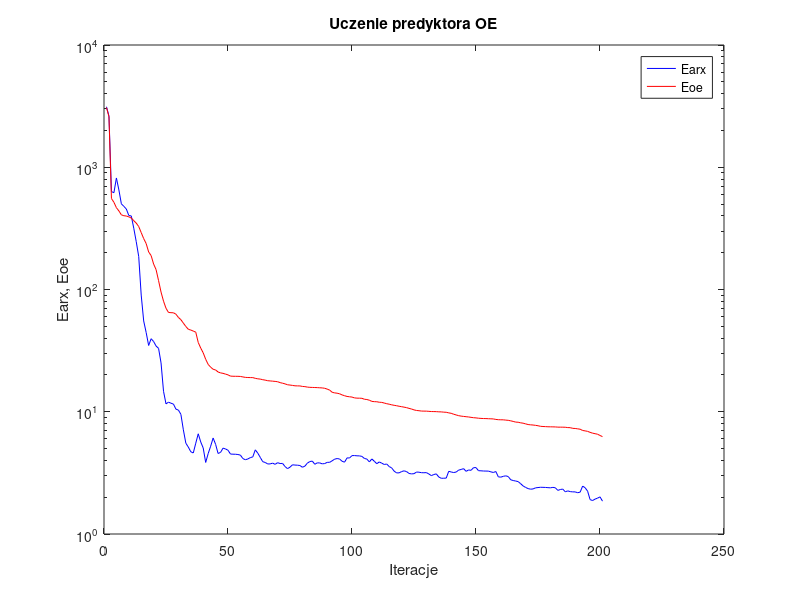
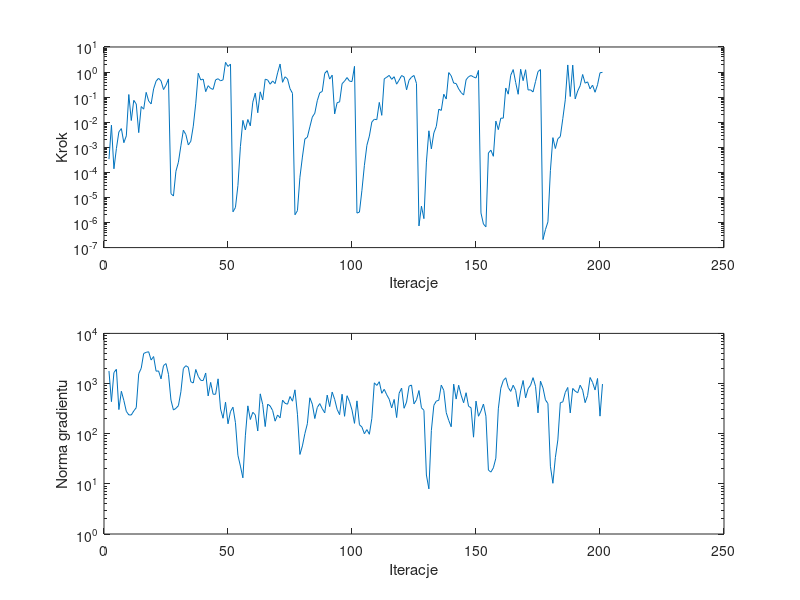

The MATLAB source for these figures, in order:
%uczenie predyktora oe
clear all;
n=0; farx(n+1)=3.126706e+003; foe(n+1)=3.080889e+003; wspucz(n+1)=0.000000e+000; ng(n+1)=0.000000e+000;
%odnowa zmiennej metryki
n=1; farx(n+1)=2.622734e+003; foe(n+1)=2.590997e+003; krok(n+1)=3.369218e-004; ng(n+1)=1.775725e+003;
n=2; farx(n+1)=6.324547e+002; foe(n+1)=5.549684e+002; krok(n+1)=7.632150e-003; ng(n+1)=4.357002e+002;
n=3; farx(n+1)=6.194281e+002; foe(n+1)=5.166127e+002; krok(n+1)=1.389822e-004; ng(n+1)=1.657391e+003;
n=4; farx(n+1)=8.172879e+002; foe(n+1)=4.669492e+002; krok(n+1)=8.931252e-004; ng(n+1)=1.922070e+003;
n=5; farx(n+1)=6.525258e+002; foe(n+1)=4.393870e+002; krok(n+1)=4.126056e-003; ng(n+1)=3.027093e+002;
n=6; farx(n+1)=5.022064e+002; foe(n+1)=4.081135e+002; krok(n+1)=5.557598e-003; ng(n+1)=7.022001e+002;
n=7; farx(n+1)=4.788989e+002; foe(n+1)=4.015168e+002; krok(n+1)=1.524981e-003; ng(n+1)=4.603899e+002;
n=8; farx(n+1)=4.554249e+002; foe(n+1)=3.990507e+002; krok(n+1)=2.855545e-003; ng(n+1)=2.790678e+002;
n=9; farx(n+1)=4.032113e+002; foe(n+1)=3.929615e+002; krok(n+1)=1.271551e-001; ng(n+1)=2.372970e+002;
n=10; farx(n+1)=3.997151e+002; foe(n+1)=3.842716e+002; krok(n+1)=1.167289e-002; ng(n+1)=2.359657e+002;
n=11; farx(n+1)=3.172275e+002; foe(n+1)=3.655941e+002; krok(n+1)=7.445763e-002; ng(n+1)=2.840021e+002;
n=12; farx(n+1)=2.461570e+002; foe(n+1)=3.493772e+002; krok(n+1)=5.335388e-002; ng(n+1)=3.303087e+002;
n=13; farx(n+1)=1.859851e+002; foe(n+1)=3.272986e+002; krok(n+1)=3.846158e-003; ng(n+1)=1.574217e+003;
n=14; farx(n+1)=9.003193e+001; foe(n+1)=2.922226e+002; krok(n+1)=4.226396e-002; ng(n+1)=2.008119e+003;
n=15; farx(n+1)=5.530168e+001; foe(n+1)=2.608410e+002; krok(n+1)=3.320390e-002; ng(n+1)=3.982889e+003;
n=16; farx(n+1)=4.448284e+001; foe(n+1)=2.376061e+002; krok(n+1)=1.551821e-001; ng(n+1)=4.185610e+003;
n=17; farx(n+1)=3.485032e+001; foe(n+1)=2.028442e+002; krok(n+1)=7.039776e-002; ng(n+1)=4.307635e+003;
n=18; farx(n+1)=3.958445e+001; foe(n+1)=1.894370e+002; krok(n+1)=5.360061e-002; ng(n+1)=2.947300e+003;
n=19; farx(n+1)=3.754068e+001; foe(n+1)=1.616583e+002; krok(n+1)=2.134155e-001; ng(n+1)=3.454199e+003;
n=20; farx(n+1)=3.449180e+001; foe(n+1)=1.453977e+002; krok(n+1)=4.329486e-001; ng(n+1)=1.764496e+003;
n=21; farx(n+1)=3.300985e+001; foe(n+1)=1.181890e+002; krok(n+1)=5.642809e-001; ng(n+1)=1.783476e+003;
n=22; farx(n+1)=2.510194e+001; foe(n+1)=9.519795e+001; krok(n+1)=4.461084e-001; ng(n+1)=1.240541e+003;
n=23; farx(n+1)=1.470077e+001; foe(n+1)=8.029338e+001; krok(n+1)=2.006794e-001; ng(n+1)=2.278186e+003;
n=24; farx(n+1)=1.159959e+001; foe(n+1)=7.023578e+001; krok(n+1)=2.978305e-001; ng(n+1)=2.501821e+003;
n=25; farx(n+1)=1.198379e+001; foe(n+1)=6.493088e+001; krok(n+1)=5.327344e-001; ng(n+1)=1.527843e+003;
%odnowa zmiennej metryki
n=26; farx(n+1)=1.174507e+001; foe(n+1)=6.462170e+001; krok(n+1)=1.414532e-005; ng(n+1)=4.685040e+002;
n=27; farx(n+1)=1.155574e+001; foe(n+1)=6.451147e+001; krok(n+1)=1.138585e-005; ng(n+1)=2.962790e+002;
n=28; farx(n+1)=1.050322e+001; foe(n+1)=6.280487e+001; krok(n+1)=1.107642e-004; ng(n+1)=3.205655e+002;
n=29; farx(n+1)=1.032096e+001; foe(n+1)=5.911066e+001; krok(n+1)=2.540827e-004; ng(n+1)=3.618169e+002;
n=30; farx(n+1)=9.530273e+000; foe(n+1)=5.665229e+001; krok(n+1)=1.146661e-003; ng(n+1)=6.849215e+002;
n=31; farx(n+1)=7.112777e+000; foe(n+1)=5.307611e+001; krok(n+1)=4.801295e-003; ng(n+1)=1.992305e+003;
n=32; farx(n+1)=5.529795e+000; foe(n+1)=4.982717e+001; krok(n+1)=3.225080e-003; ng(n+1)=2.267436e+003;
n=33; farx(n+1)=5.140734e+000; foe(n+1)=4.727928e+001; krok(n+1)=1.242471e-003; ng(n+1)=2.112396e+003;
n=34; farx(n+1)=4.704107e+000; foe(n+1)=4.657815e+001; krok(n+1)=1.742611e-003; ng(n+1)=1.086937e+003;
n=35; farx(n+1)=4.602340e+000; foe(n+1)=4.572615e+001; krok(n+1)=6.970444e-003; ng(n+1)=1.025646e+003;
n=36; farx(n+1)=5.530814e+000; foe(n+1)=4.474991e+001; krok(n+1)=5.730945e-002; ng(n+1)=1.908453e+003;
n=37; farx(n+1)=6.603084e+000; foe(n+1)=3.685954e+001; krok(n+1)=8.922448e-001; ng(n+1)=1.393245e+003;
n=38; farx(n+1)=5.664426e+000; foe(n+1)=3.317510e+001; krok(n+1)=4.836593e-001; ng(n+1)=1.158740e+003;
n=39; farx(n+1)=5.054361e+000; foe(n+1)=3.033680e+001; krok(n+1)=5.242150e-001; ng(n+1)=1.149043e+003;
n=40; farx(n+1)=3.849494e+000; foe(n+1)=2.687345e+001; krok(n+1)=1.655578e-001; ng(n+1)=1.621638e+003;
n=41; farx(n+1)=4.545758e+000; foe(n+1)=2.439662e+001; krok(n+1)=2.863617e-001; ng(n+1)=5.663622e+002;
n=42; farx(n+1)=5.223423e+000; foe(n+1)=2.317328e+001; krok(n+1)=2.223238e-001; ng(n+1)=1.055142e+003;
n=43; farx(n+1)=6.098224e+000; foe(n+1)=2.225843e+001; krok(n+1)=2.044970e-001; ng(n+1)=6.119152e+002;
n=44; farx(n+1)=5.415729e+000; foe(n+1)=2.197024e+001; krok(n+1)=4.884576e-001; ng(n+1)=6.118515e+002;
n=45; farx(n+1)=4.555644e+000; foe(n+1)=2.114916e+001; krok(n+1)=5.422916e-001; ng(n+1)=1.241476e+003;
n=46; farx(n+1)=4.653101e+000; foe(n+1)=2.079568e+001; krok(n+1)=4.478955e-001; ng(n+1)=3.100510e+002;
n=47; farx(n+1)=5.040705e+000; foe(n+1)=2.061280e+001; krok(n+1)=4.887823e-001; ng(n+1)=2.032680e+002;
n=48; farx(n+1)=4.962249e+000; foe(n+1)=2.031870e+001; krok(n+1)=2.440554e+000; ng(n+1)=4.250898e+002;
n=49; farx(n+1)=4.843524e+000; foe(n+1)=2.003655e+001; krok(n+1)=1.675028e+000; ng(n+1)=1.575034e+002;
n=50; farx(n+1)=4.509146e+000; foe(n+1)=1.956576e+001; krok(n+1)=2.074393e+000; ng(n+1)=2.761464e+002;
%odnowa zmiennej metryki
n=51; farx(n+1)=4.496561e+000; foe(n+1)=1.951705e+001; krok(n+1)=2.674711e-006; ng(n+1)=3.375945e+002;
n=52; farx(n+1)=4.491719e+000; foe(n+1)=1.949890e+001; krok(n+1)=3.970043e-006; ng(n+1)=1.659410e+002;
n=53; farx(n+1)=4.469292e+000; foe(n+1)=1.949288e+001; krok(n+1)=3.012115e-005; ng(n+1)=3.715556e+001;
n=54; farx(n+1)=4.418845e+000; foe(n+1)=1.944594e+001; krok(n+1)=1.066655e-003; ng(n+1)=2.259048e+001;
n=55; farx(n+1)=4.139800e+000; foe(n+1)=1.926935e+001; krok(n+1)=1.183052e-002; ng(n+1)=1.318982e+001;
n=56; farx(n+1)=4.048717e+000; foe(n+1)=1.910713e+001; krok(n+1)=4.916421e-003; ng(n+1)=9.068338e+001;
n=57; farx(n+1)=4.110909e+000; foe(n+1)=1.905804e+001; krok(n+1)=1.282881e-002; ng(n+1)=3.590855e+002;
n=58; farx(n+1)=4.214668e+000; foe(n+1)=1.903530e+001; krok(n+1)=7.162643e-003; ng(n+1)=1.917672e+002;
n=59; farx(n+1)=4.275961e+000; foe(n+1)=1.902255e+001; krok(n+1)=6.299996e-002; ng(n+1)=2.671323e+002;
n=60; farx(n+1)=4.880428e+000; foe(n+1)=1.876722e+001; krok(n+1)=1.444813e-001; ng(n+1)=2.373807e+002;
n=61; farx(n+1)=4.587839e+000; foe(n+1)=1.859875e+001; krok(n+1)=2.384691e-002; ng(n+1)=1.133133e+002;
n=62; farx(n+1)=4.237581e+000; foe(n+1)=1.849721e+001; krok(n+1)=1.627922e-001; ng(n+1)=6.232087e+002;
n=63; farx(n+1)=3.904561e+000; foe(n+1)=1.829087e+001; krok(n+1)=7.765706e-002; ng(n+1)=3.814128e+002;
n=64; farx(n+1)=3.848315e+000; foe(n+1)=1.814517e+001; krok(n+1)=5.181392e-001; ng(n+1)=1.386956e+002;
n=65; farx(n+1)=3.742548e+000; foe(n+1)=1.794333e+001; krok(n+1)=4.837349e-001; ng(n+1)=3.881892e+002;
n=66; farx(n+1)=3.743488e+000; foe(n+1)=1.787585e+001; krok(n+1)=3.276650e-001; ng(n+1)=3.563860e+002;
n=67; farx(n+1)=3.799252e+000; foe(n+1)=1.779066e+001; krok(n+1)=4.423764e-001; ng(n+1)=2.892661e+002;
n=68; farx(n+1)=3.715016e+000; foe(n+1)=1.771327e+001; krok(n+1)=3.477470e-001; ng(n+1)=1.778083e+002;
n=69; farx(n+1)=3.831142e+000; foe(n+1)=1.760650e+001; krok(n+1)=9.282331e-001; ng(n+1)=2.360932e+002;
n=70; farx(n+1)=3.771777e+000; foe(n+1)=1.731214e+001; krok(n+1)=2.089264e+000; ng(n+1)=2.067370e+002;
n=71; farx(n+1)=3.779100e+000; foe(n+1)=1.711758e+001; krok(n+1)=3.904377e-001; ng(n+1)=4.667583e+002;
n=72; farx(n+1)=3.563634e+000; foe(n+1)=1.690691e+001; krok(n+1)=6.480438e-001; ng(n+1)=4.040586e+002;
n=73; farx(n+1)=3.424456e+000; foe(n+1)=1.662806e+001; krok(n+1)=5.312625e-001; ng(n+1)=3.873107e+002;
n=74; farx(n+1)=3.522056e+000; foe(n+1)=1.653468e+001; krok(n+1)=2.176076e-001; ng(n+1)=5.511869e+002;
n=75; farx(n+1)=3.682100e+000; foe(n+1)=1.642588e+001; krok(n+1)=1.420059e-001; ng(n+1)=4.448133e+002;
%odnowa zmiennej metryki
n=76; farx(n+1)=3.663103e+000; foe(n+1)=1.630088e+001; krok(n+1)=2.041093e-006; ng(n+1)=7.494544e+002;
n=77; farx(n+1)=3.655102e+000; foe(n+1)=1.627681e+001; krok(n+1)=2.969678e-006; ng(n+1)=2.445906e+002;
n=78; farx(n+1)=3.632708e+000; foe(n+1)=1.626690e+001; krok(n+1)=6.391351e-005; ng(n+1)=3.857245e+001;
n=79; farx(n+1)=3.516252e+000; foe(n+1)=1.611235e+001; krok(n+1)=4.080480e-004; ng(n+1)=5.709418e+001;
n=80; farx(n+1)=3.590218e+000; foe(n+1)=1.605307e+001; krok(n+1)=2.141344e-003; ng(n+1)=1.004162e+002;
n=81; farx(n+1)=3.798117e+000; foe(n+1)=1.591151e+001; krok(n+1)=2.531421e-003; ng(n+1)=1.582536e+002;
n=82; farx(n+1)=3.914691e+000; foe(n+1)=1.583720e+001; krok(n+1)=6.496894e-003; ng(n+1)=5.202583e+002;
n=83; farx(n+1)=3.946670e+000; foe(n+1)=1.581118e+001; krok(n+1)=1.601914e-002; ng(n+1)=3.881067e+002;
n=84; farx(n+1)=3.719483e+000; foe(n+1)=1.578240e+001; krok(n+1)=2.284436e-002; ng(n+1)=2.005172e+002;
n=85; farx(n+1)=3.819386e+000; foe(n+1)=1.575639e+001; krok(n+1)=7.224169e-002; ng(n+1)=3.338465e+002;
n=86; farx(n+1)=3.814104e+000; foe(n+1)=1.570517e+001; krok(n+1)=1.497077e-001; ng(n+1)=3.987306e+002;
n=87; farx(n+1)=3.748943e+000; foe(n+1)=1.566685e+001; krok(n+1)=1.677703e-001; ng(n+1)=3.153341e+002;
n=88; farx(n+1)=3.768916e+000; foe(n+1)=1.556116e+001; krok(n+1)=8.858725e-001; ng(n+1)=2.604895e+002;
n=89; farx(n+1)=3.856764e+000; foe(n+1)=1.532120e+001; krok(n+1)=1.138091e+000; ng(n+1)=5.877803e+002;
n=90; farx(n+1)=3.858828e+000; foe(n+1)=1.503491e+001; krok(n+1)=5.234810e-001; ng(n+1)=3.472786e+002;
n=91; farx(n+1)=3.970788e+000; foe(n+1)=1.443020e+001; krok(n+1)=7.525649e-001; ng(n+1)=6.764850e+002;
n=92; farx(n+1)=4.093229e+000; foe(n+1)=1.426973e+001; krok(n+1)=2.142359e-002; ng(n+1)=4.853990e+002;
n=93; farx(n+1)=4.142845e+000; foe(n+1)=1.418271e+001; krok(n+1)=6.013962e-002; ng(n+1)=3.052376e+002;
n=94; farx(n+1)=4.106542e+000; foe(n+1)=1.402701e+001; krok(n+1)=6.458581e-002; ng(n+1)=2.399397e+002;
n=95; farx(n+1)=3.934963e+000; foe(n+1)=1.373626e+001; krok(n+1)=3.435737e-001; ng(n+1)=6.119946e+002;
n=96; farx(n+1)=3.869364e+000; foe(n+1)=1.352497e+001; krok(n+1)=4.352152e-001; ng(n+1)=2.222519e+002;
n=97; farx(n+1)=4.193748e+000; foe(n+1)=1.334263e+001; krok(n+1)=6.046342e-001; ng(n+1)=5.716952e+002;
n=98; farx(n+1)=4.186278e+000; foe(n+1)=1.326049e+001; krok(n+1)=4.337210e-001; ng(n+1)=4.370695e+002;
n=99; farx(n+1)=4.376516e+000; foe(n+1)=1.318792e+001; krok(n+1)=4.187571e-001; ng(n+1)=2.962804e+002;
n=100; farx(n+1)=4.382375e+000; foe(n+1)=1.298597e+001; krok(n+1)=1.691294e+000; ng(n+1)=1.608162e+002;
%odnowa zmiennej metryki
n=101; farx(n+1)=4.360017e+000; foe(n+1)=1.291975e+001; krok(n+1)=2.374455e-006; ng(n+1)=4.511861e+002;
n=102; farx(n+1)=4.356087e+000; foe(n+1)=1.291397e+001; krok(n+1)=2.610198e-006; ng(n+1)=1.510314e+002;
n=103; farx(n+1)=4.313459e+000; foe(n+1)=1.288189e+001; krok(n+1)=1.928098e-005; ng(n+1)=1.355166e+002;
n=104; farx(n+1)=4.148648e+000; foe(n+1)=1.265379e+001; krok(n+1)=1.912125e-004; ng(n+1)=9.994405e+001;
n=105; farx(n+1)=4.100584e+000; foe(n+1)=1.259279e+001; krok(n+1)=1.197019e-003; ng(n+1)=1.207426e+002;
n=106; farx(n+1)=3.887240e+000; foe(n+1)=1.242852e+001; krok(n+1)=2.804195e-003; ng(n+1)=9.742779e+001;
n=107; farx(n+1)=4.111352e+000; foe(n+1)=1.215811e+001; krok(n+1)=1.021537e-002; ng(n+1)=2.025371e+002;
n=108; farx(n+1)=3.936046e+000; foe(n+1)=1.209572e+001; krok(n+1)=1.308616e-002; ng(n+1)=1.032683e+003;
n=109; farx(n+1)=3.758842e+000; foe(n+1)=1.207398e+001; krok(n+1)=1.262969e-002; ng(n+1)=9.166950e+002;
n=110; farx(n+1)=3.886574e+000; foe(n+1)=1.196058e+001; krok(n+1)=6.163468e-002; ng(n+1)=1.087655e+003;
n=111; farx(n+1)=3.794847e+000; foe(n+1)=1.193099e+001; krok(n+1)=1.881038e-002; ng(n+1)=6.398330e+002;
n=112; farx(n+1)=3.705206e+000; foe(n+1)=1.178264e+001; krok(n+1)=5.386904e-001; ng(n+1)=7.670850e+002;
n=113; farx(n+1)=3.737006e+000; foe(n+1)=1.163725e+001; krok(n+1)=6.202698e-001; ng(n+1)=5.973100e+002;
n=114; farx(n+1)=3.562208e+000; foe(n+1)=1.152748e+001; krok(n+1)=7.382907e-001; ng(n+1)=4.861073e+002;
n=115; farx(n+1)=3.472497e+000; foe(n+1)=1.139402e+001; krok(n+1)=5.131430e-001; ng(n+1)=3.263916e+002;
n=116; farx(n+1)=3.266079e+000; foe(n+1)=1.128911e+001; krok(n+1)=6.522451e-001; ng(n+1)=4.822174e+002;
n=117; farx(n+1)=3.161456e+000; foe(n+1)=1.119982e+001; krok(n+1)=3.288994e-001; ng(n+1)=2.100495e+002;
n=118; farx(n+1)=3.163385e+000; foe(n+1)=1.109072e+001; krok(n+1)=4.797949e-001; ng(n+1)=6.412885e+002;
n=119; farx(n+1)=3.241133e+000; foe(n+1)=1.100139e+001; krok(n+1)=7.273018e-001; ng(n+1)=8.103723e+002;
n=120; farx(n+1)=3.286983e+000; foe(n+1)=1.090677e+001; krok(n+1)=6.400584e-001; ng(n+1)=3.214080e+002;
n=121; farx(n+1)=3.240717e+000; foe(n+1)=1.080646e+001; krok(n+1)=1.961845e-001; ng(n+1)=4.273446e+002;
n=122; farx(n+1)=3.127651e+000; foe(n+1)=1.065717e+001; krok(n+1)=4.726961e-001; ng(n+1)=8.866432e+002;
n=123; farx(n+1)=3.102385e+000; foe(n+1)=1.052682e+001; krok(n+1)=6.282866e-001; ng(n+1)=9.344910e+002;
n=124; farx(n+1)=3.114651e+000; foe(n+1)=1.035996e+001; krok(n+1)=7.310195e-001; ng(n+1)=3.926539e+002;
n=125; farx(n+1)=3.211559e+000; foe(n+1)=1.024610e+001; krok(n+1)=3.510640e-001; ng(n+1)=4.750160e+002;
%odnowa zmiennej metryki
n=126; farx(n+1)=3.202908e+000; foe(n+1)=1.019749e+001; krok(n+1)=7.301827e-007; ng(n+1)=7.255594e+002;
n=127; farx(n+1)=3.173963e+000; foe(n+1)=1.013187e+001; krok(n+1)=4.490170e-006; ng(n+1)=3.291480e+002;
n=128; farx(n+1)=3.169728e+000; foe(n+1)=1.012072e+001; krok(n+1)=1.426351e-006; ng(n+1)=2.927266e+002;
n=129; farx(n+1)=3.179023e+000; foe(n+1)=1.011568e+001; krok(n+1)=2.563269e-004; ng(n+1)=1.501120e+001;
n=130; farx(n+1)=3.094963e+000; foe(n+1)=1.007756e+001; krok(n+1)=4.546520e-003; ng(n+1)=7.940794e+000;
n=131; farx(n+1)=3.004318e+000; foe(n+1)=1.004157e+001; krok(n+1)=8.650734e-004; ng(n+1)=1.157232e+002;
n=132; farx(n+1)=3.066678e+000; foe(n+1)=1.003361e+001; krok(n+1)=3.722051e-003; ng(n+1)=3.672915e+002;
n=133; farx(n+1)=3.102525e+000; foe(n+1)=1.002172e+001; krok(n+1)=6.800237e-003; ng(n+1)=4.482026e+002;
n=134; farx(n+1)=2.924101e+000; foe(n+1)=9.986130e+000; krok(n+1)=3.301014e-002; ng(n+1)=4.631420e+002;
n=135; farx(n+1)=2.855822e+000; foe(n+1)=9.974452e+000; krok(n+1)=2.954351e-002; ng(n+1)=9.297719e+002;
n=136; farx(n+1)=2.859186e+000; foe(n+1)=9.923675e+000; krok(n+1)=1.307960e-001; ng(n+1)=7.331157e+002;
n=137; farx(n+1)=2.866482e+000; foe(n+1)=9.902864e+000; krok(n+1)=8.388517e-002; ng(n+1)=2.627391e+002;
n=138; farx(n+1)=3.258558e+000; foe(n+1)=9.792211e+000; krok(n+1)=9.528451e-001; ng(n+1)=1.842836e+002;
n=139; farx(n+1)=3.215269e+000; foe(n+1)=9.709457e+000; krok(n+1)=7.101669e-001; ng(n+1)=1.376113e+002;
n=140; farx(n+1)=3.182774e+000; foe(n+1)=9.542554e+000; krok(n+1)=3.636509e-001; ng(n+1)=9.735575e+002;
n=141; farx(n+1)=3.211902e+000; foe(n+1)=9.416847e+000; krok(n+1)=3.477470e-001; ng(n+1)=4.905630e+002;
n=142; farx(n+1)=3.330766e+000; foe(n+1)=9.290754e+000; krok(n+1)=2.137984e-001; ng(n+1)=9.244592e+002;
n=143; farx(n+1)=3.372625e+000; foe(n+1)=9.211893e+000; krok(n+1)=1.523673e-001; ng(n+1)=5.873193e+002;
n=144; farx(n+1)=3.424259e+000; foe(n+1)=9.158480e+000; krok(n+1)=1.213676e-001; ng(n+1)=4.145602e+002;
n=145; farx(n+1)=3.255017e+000; foe(n+1)=9.109403e+000; krok(n+1)=4.923082e-001; ng(n+1)=6.561247e+002;
n=146; farx(n+1)=3.340574e+000; foe(n+1)=9.064697e+000; krok(n+1)=6.537835e-001; ng(n+1)=3.519366e+002;
n=147; farx(n+1)=3.318436e+000; foe(n+1)=9.000263e+000; krok(n+1)=7.271671e-001; ng(n+1)=3.293158e+002;
n=148; farx(n+1)=3.487690e+000; foe(n+1)=8.939597e+000; krok(n+1)=6.367965e-001; ng(n+1)=8.524178e+001;
n=149; farx(n+1)=3.492793e+000; foe(n+1)=8.908475e+000; krok(n+1)=5.788951e-001; ng(n+1)=4.470927e+002;
n=150; farx(n+1)=3.295771e+000; foe(n+1)=8.853787e+000; krok(n+1)=1.164915e+000; ng(n+1)=2.227595e+002;
%odnowa zmiennej metryki
n=151; farx(n+1)=3.287764e+000; foe(n+1)=8.823855e+000; krok(n+1)=2.411899e-006; ng(n+1)=2.828502e+002;
n=152; farx(n+1)=3.275752e+000; foe(n+1)=8.800860e+000; krok(n+1)=8.674337e-007; ng(n+1)=3.907088e+002;
n=153; farx(n+1)=3.271520e+000; foe(n+1)=8.794580e+000; krok(n+1)=6.754441e-007; ng(n+1)=2.234844e+002;
n=154; farx(n+1)=3.269206e+000; foe(n+1)=8.770499e+000; krok(n+1)=5.927846e-004; ng(n+1)=1.882894e+001;
n=155; farx(n+1)=3.223070e+000; foe(n+1)=8.755267e+000; krok(n+1)=7.663457e-004; ng(n+1)=1.715046e+001;
n=156; farx(n+1)=3.186711e+000; foe(n+1)=8.735431e+000; krok(n+1)=4.373979e-004; ng(n+1)=2.087729e+001;
n=157; farx(n+1)=3.244879e+000; foe(n+1)=8.653440e+000; krok(n+1)=1.109636e-002; ng(n+1)=3.245505e+001;
n=158; farx(n+1)=2.934658e+000; foe(n+1)=8.610673e+000; krok(n+1)=5.060913e-003; ng(n+1)=3.133509e+002;
n=159; farx(n+1)=2.917742e+000; foe(n+1)=8.595159e+000; krok(n+1)=1.450364e-002; ng(n+1)=8.067577e+002;
n=160; farx(n+1)=2.964185e+000; foe(n+1)=8.591574e+000; krok(n+1)=1.450364e-002; ng(n+1)=1.147759e+003;
n=161; farx(n+1)=2.991111e+000; foe(n+1)=8.543024e+000; krok(n+1)=2.317569e-001; ng(n+1)=1.302270e+003;
n=162; farx(n+1)=2.949603e+000; foe(n+1)=8.509461e+000; krok(n+1)=1.312394e-001; ng(n+1)=8.361675e+002;
n=163; farx(n+1)=2.776776e+000; foe(n+1)=8.428809e+000; krok(n+1)=7.461552e-001; ng(n+1)=6.965064e+002;
n=164; farx(n+1)=2.738185e+000; foe(n+1)=8.335423e+000; krok(n+1)=1.257512e+000; ng(n+1)=9.256543e+002;
n=165; farx(n+1)=2.711852e+000; foe(n+1)=8.229737e+000; krok(n+1)=3.838379e-001; ng(n+1)=7.271648e+002;
n=166; farx(n+1)=2.682812e+000; foe(n+1)=8.208185e+000; krok(n+1)=1.300618e-001; ng(n+1)=3.448917e+002;
n=167; farx(n+1)=2.579228e+000; foe(n+1)=8.118709e+000; krok(n+1)=1.296088e+000; ng(n+1)=7.103220e+002;
n=168; farx(n+1)=2.472974e+000; foe(n+1)=8.062308e+000; krok(n+1)=4.536903e-001; ng(n+1)=1.150085e+003;
n=169; farx(n+1)=2.404209e+000; foe(n+1)=7.959733e+000; krok(n+1)=1.239464e+000; ng(n+1)=5.188382e+002;
n=170; farx(n+1)=2.352483e+000; foe(n+1)=7.860517e+000; krok(n+1)=1.927395e-001; ng(n+1)=7.882233e+002;
n=171; farx(n+1)=2.326199e+000; foe(n+1)=7.817774e+000; krok(n+1)=1.951976e-001; ng(n+1)=9.250296e+002;
n=172; farx(n+1)=2.336808e+000; foe(n+1)=7.789842e+000; krok(n+1)=1.608941e-001; ng(n+1)=1.310620e+003;
n=173; farx(n+1)=2.385107e+000; foe(n+1)=7.741136e+000; krok(n+1)=4.178411e-001; ng(n+1)=8.821172e+002;
n=174; farx(n+1)=2.398853e+000; foe(n+1)=7.684404e+000; krok(n+1)=1.045307e+000; ng(n+1)=2.601541e+002;
n=175; farx(n+1)=2.411288e+000; foe(n+1)=7.602094e+000; krok(n+1)=1.255601e+000; ng(n+1)=1.115816e+003;
%odnowa zmiennej metryki
n=176; farx(n+1)=2.408429e+000; foe(n+1)=7.574782e+000; krok(n+1)=2.086253e-007; ng(n+1)=8.215632e+002;
n=177; farx(n+1)=2.403845e+000; foe(n+1)=7.558327e+000; krok(n+1)=5.208278e-007; ng(n+1)=4.722815e+002;
n=178; farx(n+1)=2.394656e+000; foe(n+1)=7.535866e+000; krok(n+1)=1.061105e-006; ng(n+1)=3.987330e+002;
n=179; farx(n+1)=2.386617e+000; foe(n+1)=7.529828e+000; krok(n+1)=1.172806e-004; ng(n+1)=2.246660e+001;
n=180; farx(n+1)=2.406999e+000; foe(n+1)=7.522266e+000; krok(n+1)=2.426783e-003; ng(n+1)=1.026461e+001;
n=181; farx(n+1)=2.387954e+000; foe(n+1)=7.513641e+000; krok(n+1)=8.931252e-004; ng(n+1)=3.347689e+001;
n=182; farx(n+1)=2.274362e+000; foe(n+1)=7.483699e+000; krok(n+1)=2.186130e-003; ng(n+1)=7.511083e+001;
n=183; farx(n+1)=2.312535e+000; foe(n+1)=7.482034e+000; krok(n+1)=2.684169e-003; ng(n+1)=4.153989e+002;
n=184; farx(n+1)=2.329778e+000; foe(n+1)=7.478021e+000; krok(n+1)=1.388291e-002; ng(n+1)=4.309403e+002;
n=185; farx(n+1)=2.214035e+000; foe(n+1)=7.468008e+000; krok(n+1)=7.846666e-002; ng(n+1)=6.650447e+002;
n=186; farx(n+1)=2.252946e+000; foe(n+1)=7.421423e+000; krok(n+1)=1.921526e+000; ng(n+1)=8.354604e+002;
n=187; farx(n+1)=2.221364e+000; foe(n+1)=7.411404e+000; krok(n+1)=1.057059e-001; ng(n+1)=2.597126e+002;
n=188; farx(n+1)=2.211802e+000; foe(n+1)=7.314755e+000; krok(n+1)=1.894216e+000; ng(n+1)=7.991383e+002;
n=189; farx(n+1)=2.209926e+000; foe(n+1)=7.299283e+000; krok(n+1)=8.512166e-002; ng(n+1)=7.057735e+002;
n=190; farx(n+1)=2.176337e+000; foe(n+1)=7.248715e+000; krok(n+1)=1.752988e-001; ng(n+1)=6.541425e+002;
n=191; farx(n+1)=2.200650e+000; foe(n+1)=7.195685e+000; krok(n+1)=2.857373e-001; ng(n+1)=9.269938e+002;
n=192; farx(n+1)=2.466405e+000; foe(n+1)=7.026959e+000; krok(n+1)=8.008859e-001; ng(n+1)=7.393423e+002;
n=193; farx(n+1)=2.389624e+000; foe(n+1)=6.977432e+000; krok(n+1)=3.607908e-001; ng(n+1)=4.159724e+002;
n=194; farx(n+1)=2.241189e+000; foe(n+1)=6.911582e+000; krok(n+1)=4.063898e-001; ng(n+1)=5.768805e+002;
n=195; farx(n+1)=1.912226e+000; foe(n+1)=6.785287e+000; krok(n+1)=2.134155e-001; ng(n+1)=1.319774e+003;
n=196; farx(n+1)=1.878287e+000; foe(n+1)=6.682260e+000; krok(n+1)=3.007188e-001; ng(n+1)=1.054229e+003;
n=197; farx(n+1)=1.929088e+000; foe(n+1)=6.616638e+000; krok(n+1)=1.566030e-001; ng(n+1)=7.444423e+002;
n=198; farx(n+1)=1.964423e+000; foe(n+1)=6.552546e+000; krok(n+1)=3.106282e-001; ng(n+1)=1.262070e+003;
n=199; farx(n+1)=2.013064e+000; foe(n+1)=6.397410e+000; krok(n+1)=9.362720e-001; ng(n+1)=2.239944e+002;
n=200; farx(n+1)=1.856596e+000; foe(n+1)=6.259381e+000; krok(n+1)=9.717315e-001; ng(n+1)=9.774696e+002;

figure; semilogy(farx,'b'); hold on; semilogy(foe,'r'); xlabel('Iteracje'); ylabel('Earx, Eoe'); legend('Earx','Eoe'); title('Uczenie predyktora OE');
figure; subplot(2,1,1); semilogy(krok); xlabel('Iteracje'); ylabel('Krok');
subplot(2,1,2); semilogy(ng); xlabel('Iteracje'); ylabel('Norma gradientu');
Earx=farx(n+1)
Eoe=foe(n+1)
